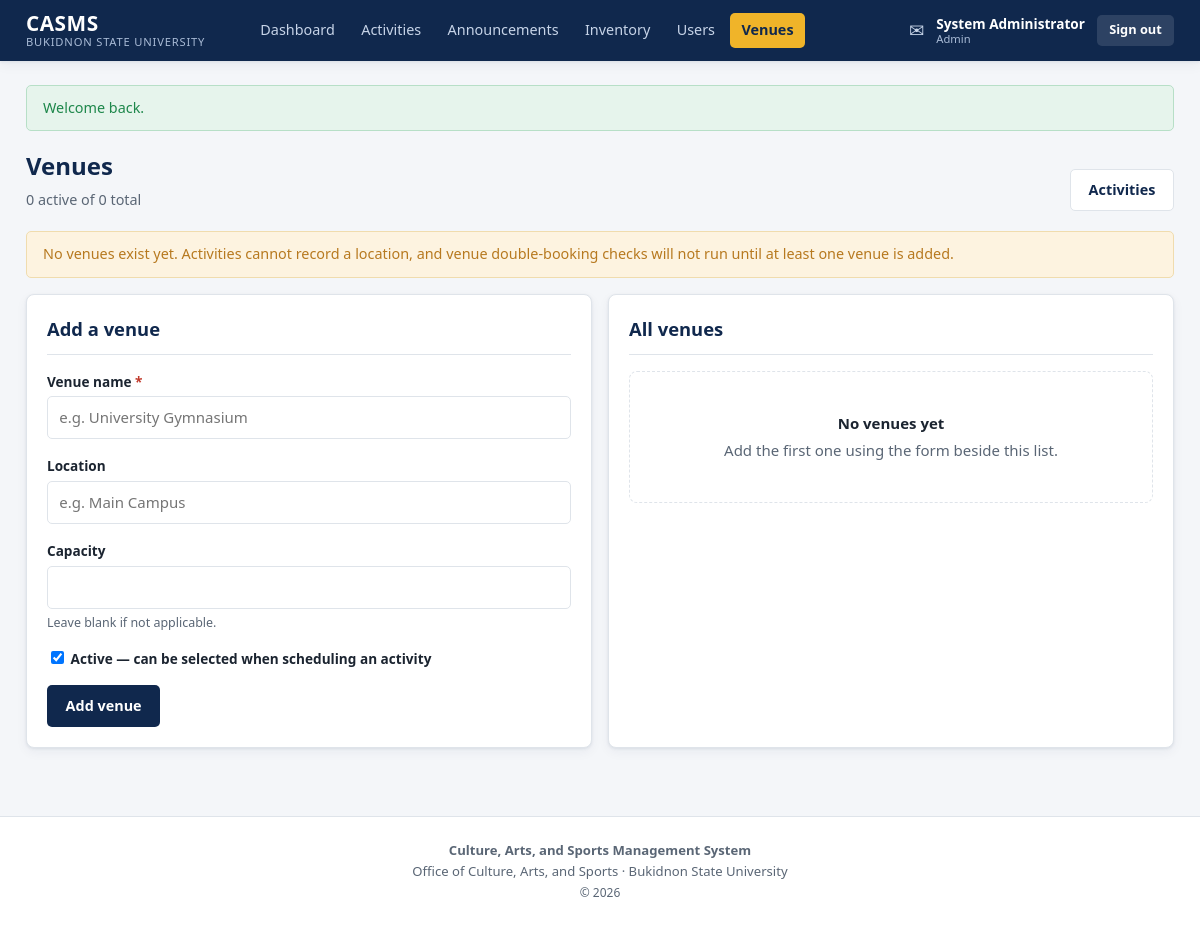
/admin/venues.php (signed in), run on an earlier commit of the app's database.
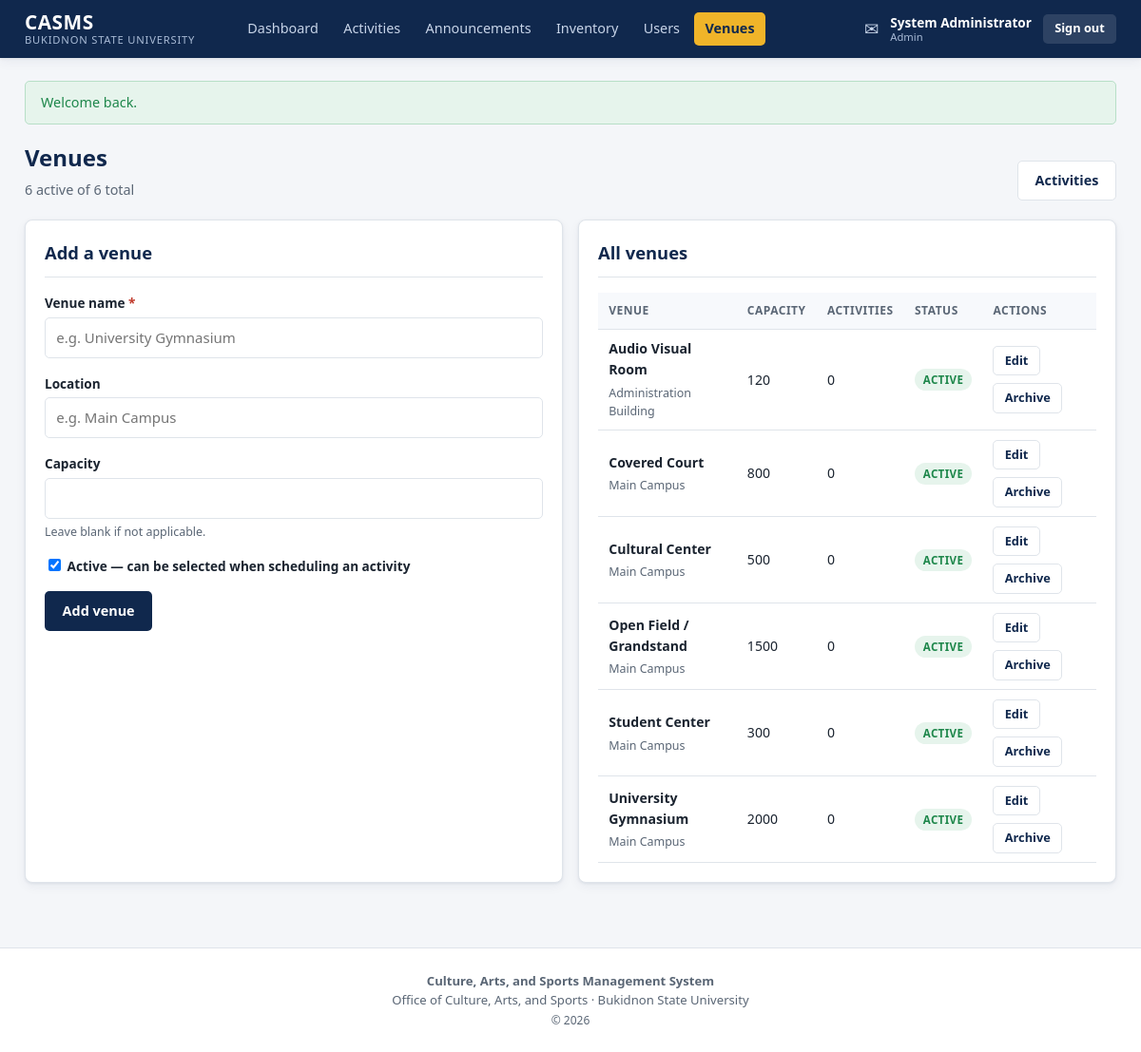
And on a later commit of the database.
### tables this page shows
CREATE TABLE users (
    user_id         INT UNSIGNED AUTO_INCREMENT PRIMARY KEY,
    role_id         TINYINT UNSIGNED NOT NULL,

     
    email           VARCHAR(150) NOT NULL UNIQUE,    
    password_hash   VARCHAR(255) NOT NULL,           
     
    student_number  VARCHAR(30)  NULL UNIQUE,        
    first_name      VARCHAR(80)  NOT NULL,
    middle_name     VARCHAR(80)  NULL,
    last_name       VARCHAR(80)  NOT NULL,
    sex             ENUM('male','female','other') NULL,
    birth_date      DATE         NULL,
    contact_number  VARCHAR(30)  NULL,
    photo_path      VARCHAR(255) NULL,

     
    course_id       INT UNSIGNED     NULL,
    year_level_id   TINYINT UNSIGNED NULL,
    section         VARCHAR(20)      NULL,

     
    status          ENUM('pending','active','inactive','suspended')
                        NOT NULL DEFAULT 'pending',
    last_login_at   DATETIME NULL,
    created_at      TIMESTAMP NOT NULL DEFAULT CURRENT_TIMESTAMP,
    updated_at      TIMESTAMP NOT NULL DEFAULT CURRENT_TIMESTAMP
                        ON UPDATE CURRENT_TIMESTAMP,

    CONSTRAINT fk_users_role       FOREIGN KEY (role_id)       REFERENCES roles(role_id),
    CONSTRAINT fk_users_course     FOREIGN KEY (course_id)     REFERENCES courses(course_id)
                                       ON DELETE SET NULL,
    CONSTRAINT fk_users_year_level FOREIGN KEY (year_level_id) REFERENCES year_levels(year_level_id)
                                       ON DELETE SET NULL,

    INDEX idx_users_role   (role_id),
    INDEX idx_users_status (status),
    INDEX idx_users_name   (last_name, first_name)
);

CREATE TABLE venues (
    venue_id        INT UNSIGNED AUTO_INCREMENT PRIMARY KEY,
    name            VARCHAR(150) NOT NULL UNIQUE,    
    location        VARCHAR(255) NULL,
    capacity        INT UNSIGNED NULL,
    is_active       TINYINT(1)   NOT NULL DEFAULT 1
);

### includes/helpers.php (called while the page is built, shortened)
<?php
function e(?string $value): string
{
    return htmlspecialchars($value ?? '', ENT_QUOTES | ENT_SUBSTITUTE, 'UTF-8');
}
function url(string $path = ''): string
{
    return BASE_URL . '/' . ltrim($path, '/');
}
function get_id(string $key): ?int
{
    $value = filter_input(INPUT_GET, $key, FILTER_VALIDATE_INT, [
        'options' => ['min_range' => 1],
    ]);
    return $value === false || $value === null ? null : $value;
}
function take_flashes(): array
{
    $flashes = $_SESSION['flash'] ?? [];
    return $flashes;
}
function old(string $key, string $default = ''): string
{
    return (string) ($_SESSION['old_input'][$key] ?? $default);
}
function full_name(array $user, bool $lastNameFirst = false): string
{
    return $lastNameFirst
        ? $user['last_name'] . ', ' . $user['first_name']
        : $user['first_name'] . ' ' . $user['last_name'];
}

### includes/auth.php (called while the page is built, shortened)
<?php
function is_logged_in(): bool
{
    return isset($_SESSION['user_id']);
}
function current_user(): ?array
{
    static $user = null;
    if ($user !== null) {
        return $user;
    }
    $user = fetch_one(
        'SELECT u.*, r.name AS role_name, c.code AS course_code, c.name AS course_name,
                y.label AS year_level_label
           FROM users u
           JOIN roles r        ON r.role_id = u.role_id
           LEFT JOIN courses c ON c.course_id = u.course_id
           LEFT JOIN year_levels y ON y.year_level_id = u.year_level_id
          WHERE u.user_id = ?',
        [$_SESSION['user_id']]
    );
    return $user;
}
function current_role(): ?string
{
    return $_SESSION['role'] ?? null;
}
function has_role(string ...$roles): bool
{
    return in_array(current_role(), $roles, true);
}
function require_login(): void
{
    if (!is_logged_in() || current_user() === null) {
        flash('error', 'Please sign in to continue.');
        redirect('login.php');
    }
}
function require_role(array $allowed): void
{
    require_login();
}

### includes/db.php (called while the page is built, shortened)
<?php
function db(): PDO
{
    static $pdo = null;
    if ($pdo instanceof PDO) {
        return $pdo;
    }
    $dsn = sprintf(
        'mysql:host=%s;port=%s;dbname=%s;charset=%s',
        DB_HOST, DB_PORT, DB_NAME, DB_CHARSET
    );
    try {
        $pdo = new PDO($dsn, DB_USER, DB_PASS, [
            PDO::ATTR_ERRMODE            => PDO::ERRMODE_EXCEPTION,
            PDO::ATTR_DEFAULT_FETCH_MODE => PDO::FETCH_ASSOC,
            PDO::ATTR_EMULATE_PREPARES   => false,
        ]);
    } catch (PDOException $e) {
        error_log('[CASMS] Database connection failed: ' . $e->getMessage());
        http_response_code(500);
        exit(APP_DEBUG
            ? 'Database connection failed: ' . htmlspecialchars($e->getMessage())
            : 'The system is temporarily unavailable. Please try again later.');
    }
    return $pdo;
}
function query(string $sql, array $params = []): PDOStatement
{
    $stmt = db()->prepare($sql);
    $stmt->execute($params);
    return $stmt;
}
function fetch_one(string $sql, array $params = []): ?array
{
    $row = query($sql, $params)->fetch();
    return $row === false ? null : $row;
}
function fetch_all(string $sql, array $params = []): array
{
    return query($sql, $params)->fetchAll();
}

### public/admin/venues.php (the view, shortened to what this page needs)
<?php
require_role(['staff', 'admin']);
$venues = fetch_all(
    "SELECT v.*,
            (SELECT COUNT(*) FROM activities a WHERE a.venue_id = v.venue_id) AS activity_count,
            (SELECT COUNT(*) FROM activities a2
              WHERE a2.venue_id = v.venue_id
                AND a2.status IN ('upcoming','ongoing')) AS upcoming_count
       FROM venues v
      ORDER BY v.is_active DESC, v.name"
);
$editId  = get_id('edit');
$editing = $editId !== null
    ? fetch_one('SELECT * FROM venues WHERE venue_id = ?', [$editId])
    : null;
function venue_field(string $key, ?array $row, string $default = ''): string
{
    $remembered = old($key);
    $value = $row[$key] ?? '';
    return $value === '' || $value === null ? $default : (string) $value;
}
$activeCount = count(array_filter($venues, static fn(array $v): bool => (int) $v['is_active'] === 1));
require __DIR__ . '/../../includes/layout/header.php';
?>
<div class="page-head">
    <div>
        <h1>Venues</h1>
        <p><?= $activeCount ?> active of <?= count($venues) ?> total</p>
    </div>
    <a class="btn btn-outline" href="<?= url('activities/index.php') ?>">Activities</a>
</div>
<?php if ($venues === []): ?>
    <div class="alert alert-warning">
        No venues exist yet. Activities cannot record a location, and venue
        double-booking checks will not run until at least one venue is added.
    </div>
<?php endif; ?>
<div class="grid grid-2">
    <section class="card">
        <div class="card-head">
            <h2><?= $editing ? 'Edit venue' : 'Add a venue' ?></h2>
        </div>
        <form method="post" novalidate>
            <div class="form-row">
                <label for="name">Venue name <span class="req">*</span></label>
                <input type="text" id="name" name="name" required
                       placeholder="e.g. University Gymnasium"
                       value="<?= e(venue_field('name', $editing)) ?>">
            </div>
            <div class="form-row">
                <label for="location">Location</label>
                <input type="text" id="location" name="location"
                       placeholder="e.g. Main Campus"
                       value="<?= e(venue_field('location', $editing)) ?>">
            </div>
            <div class="form-row">
                <label for="capacity">Capacity</label>
                <input type="number" id="capacity" name="capacity" min="1"
                       value="<?= e(venue_field('capacity', $editing)) ?>">
                <div class="hint">Leave blank if not applicable.</div>
            </div>
            <div class="form-row">
                <label>
                    <input type="checkbox" name="is_active" value="1" style="width:auto;"
                        <?= !$editing || (int) $editing['is_active'] === 1 ? 'checked' : '' ?>>
                    Active — can be selected when scheduling an activity
                </label>
            </div>
            <div class="btn-row">
                <button type="submit" class="btn btn-primary">
                    <?= $editing ? 'Save changes' : 'Add venue' ?>
                </button>
            </div>
        </form>
    </section>
    <section class="card">
        <div class="card-head"><h2>All venues</h2></div>
        <?php if ($venues === []): ?>
            <div class="empty">
                <strong>No venues yet</strong>
                Add the first one using the form beside this list.
            </div>
        <?php else: ?>
            <div class="table-wrap">
                <table class="data">
                    <thead>
                        <tr><th>Venue</th><th>Capacity</th><th>Activities</th><th>Status</th><th>Actions</th></tr>
                    </thead>
                    <tbody>
                    <?php foreach ($venues as $venue): ?>
                        <tr>
                            <td>
                                <strong><?= e($venue['name']) ?></strong>
                                <?php if ($venue['location']): ?>
                                    <div class="hint"><?= e($venue['location']) ?></div>
                                <?php endif; ?>
                            </td>
                            <td><?= $venue['capacity'] ? (int) $venue['capacity'] : '—' ?></td>
                            <td>
                                <?= (int) $venue['activity_count'] ?>
                            </td>
                            <td>
                                <?php if ((int) $venue['is_active'] === 1): ?>
                                    <span class="badge badge-success">Active</span>
                                <?php else: ?>
                                    <span class="badge badge-muted">Archived</span>
                                <?php endif; ?>
                            </td>
                            <td class="actions">
                                <div class="btn-row">
                                    <a class="btn btn-outline btn-sm"
                                       href="<?= url('admin/venues.php?edit=' . (int) $venue['venue_id']) ?>">Edit</a>
                                    <form method="post" style="display:inline;"
                                          <?= (int) $venue['is_active'] === 1 && (int) $venue['upcoming_count'] > 0
                                              ? 'onsubmit="return confirm(\'This venue has upcoming activities scheduled. Archive it anyway?\');"'
                                              : '' ?>>
                                        <button type="submit" class="btn btn-outline btn-sm">
                                            <?= (int) $venue['is_active'] === 1 ? 'Archive' : 'Reactivate' ?>
                                        </button>
                                    </form>
                                </div>
                            </td>
                        </tr>
                    <?php endforeach; ?>
                    </tbody>
                </table>
            </div>
        <?php endif; ?>
    </section>
</div>
<?php
require __DIR__ . '/../../includes/layout/footer.php';

### includes/layout/header.php (shortened to what this page needs)
<?php
$user         = current_user();
$role         = current_role();
$currentFile  = basename($_SERVER['SCRIPT_NAME']);
$currentDir   = basename(dirname($_SERVER['SCRIPT_NAME']));
function nav_active(string $section, string $currentDir, string $currentFile): string
{
    $isActive = $section === $currentDir
        || ($section === 'dashboard' && $currentFile === 'index.php' && $currentDir === 'public');
    return $isActive ? ' class="active"' : '';
}
?>
<!DOCTYPE html>
<html lang="en">
<head>
    <link rel="stylesheet" href="<?= url('assets/css/style.css') ?>">
</head>
<body>
<header class="topbar">
    <div class="topbar-inner">
        <a class="brand" href="<?= url('index.php') ?>">
            <span class="brand-mark"><?= e(APP_NAME) ?></span>
            <span class="brand-sub"><?= e(UNIVERSITY) ?></span>
        </a>
        <?php if ($user): ?>
            <nav class="topnav">
                <a href="<?= url('index.php') ?>"<?= nav_active('dashboard', $currentDir, $currentFile) ?>>Dashboard</a>
                <a href="<?= url('activities/index.php') ?>"<?= nav_active('activities', $currentDir, $currentFile) ?>>Activities</a>
                <a href="<?= url('announcements/index.php') ?>"<?= nav_active('announcements', $currentDir, $currentFile) ?>>Announcements</a>
                <?php if (has_role('staff', 'admin', 'coordinator')): ?>
                    <a href="<?= url('inventory/index.php') ?>"<?= nav_active('inventory', $currentDir, $currentFile) ?>>Inventory</a>
                <?php endif; ?>
                <?php if (has_role('staff', 'admin')): ?>
                    <a href="<?= url('admin/users.php') ?>"<?= $currentFile === 'users.php' ? ' class="active"' : '' ?>>
                        <?= has_role('admin') ? 'Users' : 'Accounts' ?>
                    </a>
                    <a href="<?= url('admin/venues.php') ?>"<?= $currentFile === 'venues.php' ? ' class="active"' : '' ?>>Venues</a>
                <?php endif; ?>
            </nav>
            <div class="topbar-right">
                <a class="bell" href="<?= url('notifications.php') ?>" title="Notifications">
                    &#9993;
                </a>
                <div class="user-chip">
                    <a href="<?= url('profile.php') ?>">
                        <strong><?= e(full_name($user)) ?></strong>
                        <small><?= e(ucfirst((string) $role)) ?></small>
                    </a>
                </div>
                <a class="btn btn-ghost btn-sm" href="<?= url('logout.php') ?>">Sign out</a>
            </div>
        <?php endif; ?>
    </div>
</header>
<main class="page">
<?php foreach (take_flashes() as $flashMessage): ?>
    <div class="alert alert-<?= e($flashMessage['type']) ?>"><?= e($flashMessage['message']) ?></div>
<?php endforeach; ?>

### includes/layout/footer.php
</main>
<footer class="footer">
    <p>
        <strong><?= e(APP_TAGLINE) ?></strong><br>
        <?= e(OFFICE_NAME) ?> &middot; <?= e(UNIVERSITY) ?>
    </p>
    <p class="footer-meta">&copy; <?= date('Y') ?></p>
</footer>
</body>
</html>

What changed in the data, as far as the page shows it:
added venues: name "Audio Visual Room", location "Administration Building", capacity "120", activity_count "0", is_active "ACTIVE"
added venues: name "Covered Court", location "Main Campus", capacity "800", activity_count "0", is_active "ACTIVE"
added venues: name "Cultural Center", location "Main Campus", capacity "500", activity_count "0", is_active "ACTIVE"
added venues: name "Open Field / Grandstand", location "Main Campus", capacity "1500", activity_count "0", is_active "ACTIVE"
added venues: name "Student Center", location "Main Campus", capacity "300", activity_count "0", is_active "ACTIVE"
added venues: name "University Gymnasium", location "Main Campus", capacity "2000", activity_count "0", is_active "ACTIVE"
Also different on the page:
$activeCount: "0" → "6"
count($venues): "0" → "6"
text no longer shown: "No venues exist yet. Activities cannot record a location, and venue double-booking checks will not run until at least one venue is added. No venues yet Add the first one using the form beside this list."
text now shown: "VENUE CAPACITY ACTIVITIES STATUS ACTIONS"
